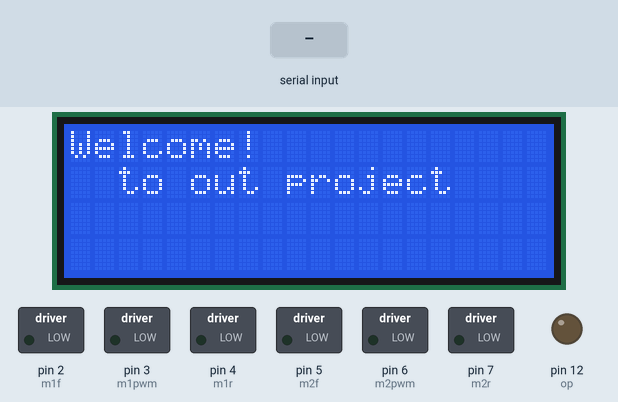
Recording of a sketch running on a simulated Arduino Uno, built with avr-gcc and run on an emulated ATmega328P. On the bench: 20×4 character LCD, switched loads named in the sketch (green lamp = pin HIGH), output pins drawn as LEDs (lit = HIGH). The inputs (shaded band) are chosen by the test bench. What the sketch prints to the serial monitor is not drawn.

Above: at 1.2 s.
1.3 s: "1" received over Serial
At 2.4 s:
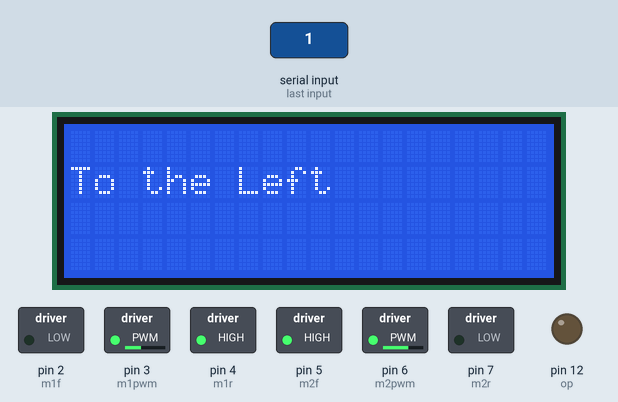
2.8 s: "2" received over Serial
At 3.6 s:
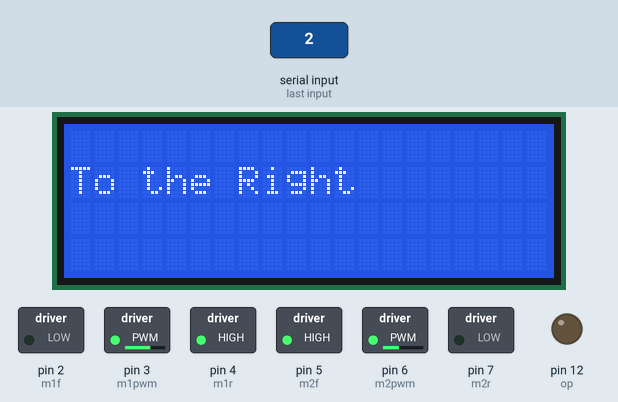
4.3 s: "3" received over Serial
At 5.2 s:
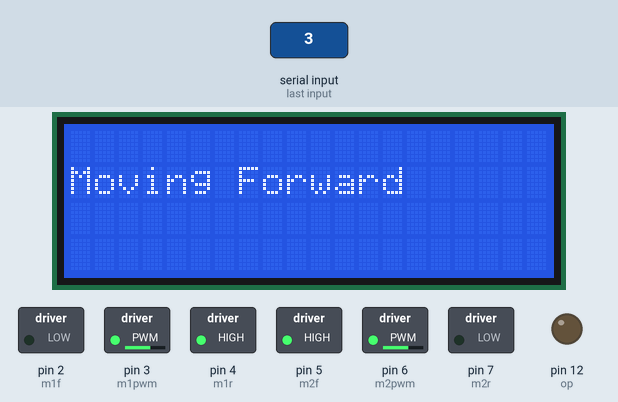
6.3 s: "4" received over Serial
At 7.5 s:
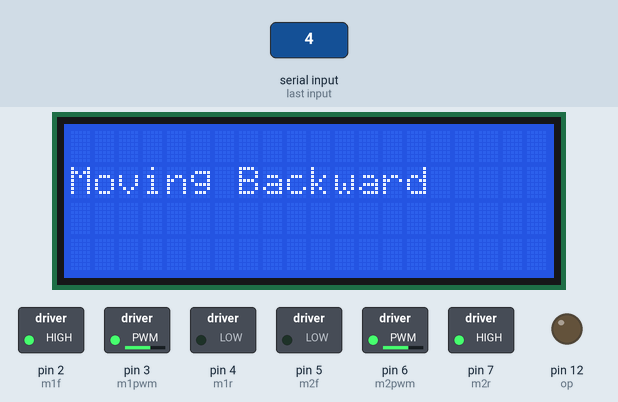
7.8 s: "0" received over Serial
At 8.4 s:
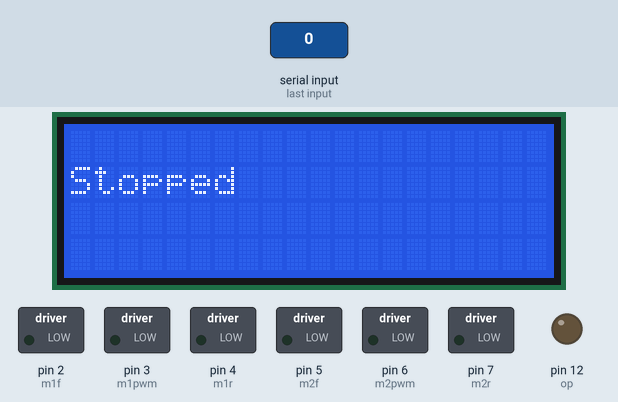
Timing chart, 0 to 10.3 s (numbered marks = the images above; inputs shaded):
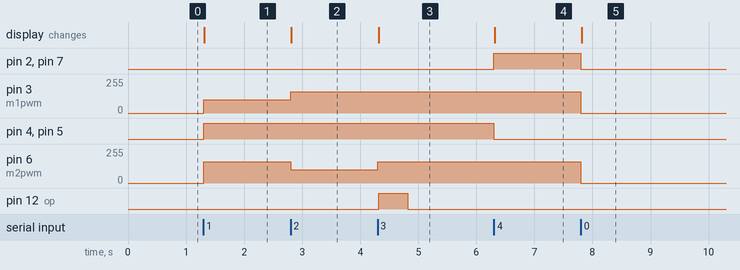

The sketch:

OS_proj2.ino
```cpp
/*
Written by NouranAli, BassantRaffat

*/
#include <SoftwareSerial.h>
#include <Wire.h>
#include <LiquidCrystal_I2C.h>
LiquidCrystal_I2C lcd(0x27, 20, 4);
// vcc=5, gnd=gnd, SDA=A4, SCL=A5

#define m1f 2 //  The Left Front motor Forword
#define m1r 4 //  The Left Front motor Backword
#define m2f 5 // The Right Front motor Forword
#define m2r 7 // The Right Front motor Backword
#define m1pwm 3 // The Left Front motor PWM
#define m2pwm 6 // The Right Front motor PWM

char state;
int flag = 0;
int speed_c = 160;
int op = 12;

void setup() {
  lcd.init();
  lcd.backlight();
  lcd.setCursor(1, 0);
  lcd.clear();
  lcd.print("Welcome!");
  lcd.setCursor(2, 1);
  lcd.print("to out project");
  pinMode(m1f, OUTPUT);
  pinMode(m1r, OUTPUT);
  pinMode(m2r, OUTPUT);
  pinMode(m2f, OUTPUT);
  pinMode(m1pwm, OUTPUT);
  pinMode(m2pwm, OUTPUT);
  pinMode(op, OUTPUT);
  Serial.begin(9600);

}
void loop() {

  flag = 0;
  state = Serial.read();

  if (state == '0') {
    off(0);
    if (flag == 0) {
      Serial.println("Robot: off");
      flag = 1;
    }
  }
  else if (state == '1') { //LEFT
    left(speed_c);
    if (flag == 0) {
      Serial.println("Robot: LEFT");
      flag = 1;

    }
  }
  else if (state == '2') { //RIGHt
    right(speed_c);
    if (flag == 0) {
      Serial.println("Robot: RIGHT");
      flag = 1;

    }
  }
  else if (state == '3') { //Forward

    forward(speed_c);
    if (flag == 0) {
      Serial.println("Robot: Forward");
      flag = 1;
      digitalWrite(op, HIGH);
      delay(500);
      digitalWrite(op, LOW);


    }
  }
  else if (state == '4') { //BACKWARD
    backward(speed_c);
    if (flag == 0) {
      Serial.println("Robot: LEFT");
      flag = 1;

    }
  }
}

void forward(int speed_c) {
  digitalWrite(m1r, HIGH);
  digitalWrite(m1f, LOW);
  digitalWrite(m2f, HIGH);
  digitalWrite(m2r, LOW);
  analogWrite(m1pwm, speed_c);
  analogWrite(m2pwm, speed_c);
  lcd.clear();
  lcd.setCursor(0, 1);
  lcd.print("Moving Forward");


}
void backward(int speed_c) {
  digitalWrite(m1r, LOW);
  digitalWrite(m1f, HIGH);
  digitalWrite(m2f, LOW);
  digitalWrite(m2r, HIGH);
  analogWrite(m1pwm, speed_c);
  analogWrite(m2pwm, speed_c);
  lcd.clear();
  lcd.setCursor(0, 1);
  lcd.print("Moving Backward");


}
void right(int speed_c) {
  digitalWrite(m1r, HIGH);
  digitalWrite(m1f, LOW);
  digitalWrite(m2f, HIGH);
  digitalWrite(m2r, LOW);
  analogWrite(m1pwm, speed_c);
  analogWrite(m2pwm, speed_c - 60);
  lcd.clear();
  lcd.setCursor(0, 1);
  lcd.print("To the Right");


}
void left(int speed_c) {
  digitalWrite(m1r, HIGH);
  digitalWrite(m1f, LOW);
  digitalWrite(m2f, HIGH);
  digitalWrite(m2r, LOW);
  analogWrite(m1pwm, speed_c - 60);
  analogWrite(m2pwm, speed_c);
  lcd.clear();
  lcd.setCursor(0, 1);
  lcd.print("To the Left");
}
void off(int speed_c) {
  digitalWrite(m1r, LOW);
  digitalWrite(m1f, LOW);
  digitalWrite(m2f, LOW);
  digitalWrite(m2r, LOW);
  analogWrite(m1pwm, speed_c);
  analogWrite(m2pwm, speed_c);
  lcd.clear();
  lcd.setCursor(0, 1);
  lcd.print("Stopped");


}
```

Measured:
- after the input at 1.3 s, pin 3 (m1pwm): 0/255 → 100/255 at once; pin 4 (m1r), pin 5 (m2f): LOW → HIGH at once; pin 6 (m2pwm): 0/255 → 160/255 at once; the display: changes at once (image 1)
- after the input at 2.8 s, pin 3 (m1pwm): 100/255 → 160/255 at once; pin 6 (m2pwm): 160/255 → 100/255 at once; the display: changes at once (image 2)
- after the input at 4.3 s, pin 6 (m2pwm): 100/255 → 160/255 at once; pin 12 (op): LOW → HIGH at once, → LOW 0.50 s later; the display: changes at once (image 3)
- after the input at 6.3 s, pin 2 (m1f), pin 7 (m2r): LOW → HIGH at once; pin 4 (m1r), pin 5 (m2f): HIGH → LOW at once; the display: changes at once (image 4)
- after the input at 7.8 s, pin 2 (m1f), pin 7 (m2r): HIGH → LOW at once; pin 3 (m1pwm), pin 6 (m2pwm): 160/255 → 0/255 at once; the display: changes at once (image 5)
